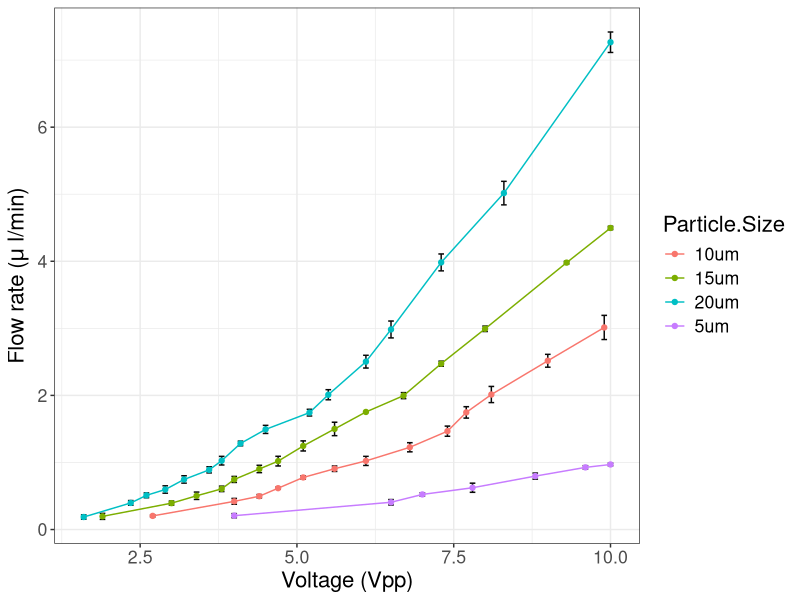
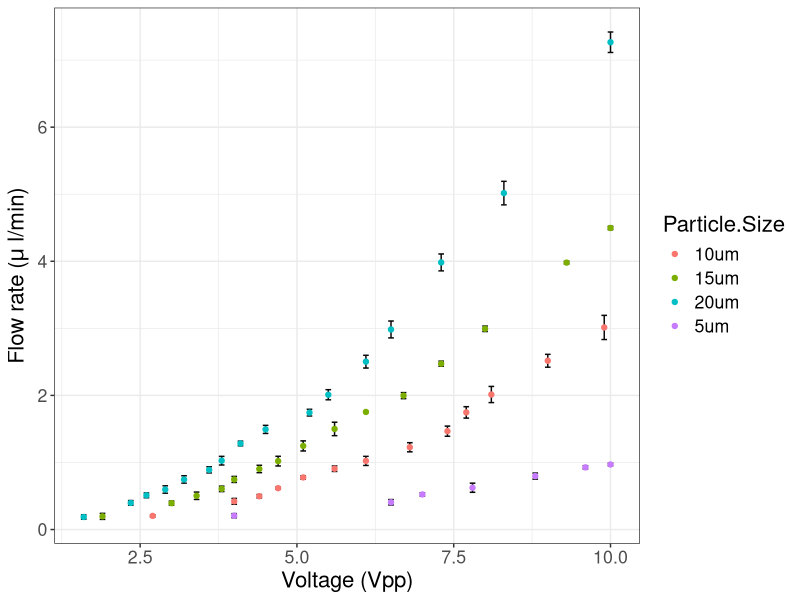

The R source for these figures, in order: (Note: this script raises an error after producing the figures.)
library (ggplot2) #version 3.1.0
library(gridExtra)
library (dplyr)

## adding data in manually
Flow.Rate<-c(0.2,
             0.18,
             0.24,
             0.4,
             0.45,
             0.37,
             0.5,
             0.55,
             0.52,
             0.6,
             0.7,
             0.57,
             0.75,
             0.8,
             0.84,
             0.9,
             0.93,
             0.95,
             0.95,
             0.97,
             0.99,
             0.2,
             0.22,
             0.19,
             0.4,
             0.39,
             0.47,
             0.5,
             0.52,
             0.47,
             0.6,
             0.62,
             0.63,
             0.75,
             0.78,
             0.8,
             0.9,
             0.87,
             0.95,
             1,
             1.1,
             0.97,
             1.25,
             1.15,
             1.28,
             1.5,
             1.38,
             1.52,
             1.75,
             1.66,
             1.83,
             2,
             1.9,
             2.14,
             2.5,
             2.43,
             2.62,
             3,
             2.84,
             3.2,
             0.2,
             0.15,
             0.24,
             0.4,
             0.36,
             0.42,
             0.5,
             0.45,
             0.56,
             0.6,
             0.57,
             0.65,
             0.75,
             0.7,
             0.79,
             0.9,
             0.85,
             0.96,
             1,
             0.96,
             1.1,
             1.25,
             1.17,
             1.32,
             1.5,
             1.4,
             1.6,
             1.75,
             1.75,
             1.76,
             2,
             1.95,
             2.04,
             2.5,
             2.43,
             2.49,
             3,
             3.03,
             2.95,
             4,
             3.96,
             3.98,
             4.5,
             4.47,
             4.52,
             0.2,
             0.21,
             0.15,
             0.4,
             0.36,
             0.43,
             0.5,
             0.48,
             0.55,
             0.6,
             0.54,
             0.65,
             0.75,
             0.69,
             0.8,
             0.9,
             0.84,
             0.93,
             1,
             1.1,
             0.98,
             1.25,
             1.32,
             1.28,
             1.5,
             1.43,
             1.55,
             1.75,
             1.69,
             1.79,
             2,
             1.94,
             2.09,
             2.5,
             2.6,
             2.41,
             3,
             3.1,
             2.85,
             4,
             3.85,
             4.1,
             5,
             4.85,
             5.2,
             7.3,
             7.4,
             7.1)
Voltage<-c(4,
           4,
           4,
           6.5,
           6.5,
           6.5,
           7,
           7,
           7,
           7.8,
           7.8,
           7.8,
           8.8,
           8.8,
           8.8,
           9.6,
           9.6,
           9.6,
           10,
           10,
           10,
           2.7,
           2.7,
           2.7,
           4,
           4,
           4,
           4.4,
           4.4,
           4.4,
           4.7,
           4.7,
           4.7,
           5.1,
           5.1,
           5.1,
           5.6,
           5.6,
           5.6,
           6.1,
           6.1,
           6.1,
           6.8,
           6.8,
           6.8,
           7.4,
           7.4,
           7.4,
           7.7,
           7.7,
           7.7,
           8.1,
           8.1,
           8.1,
           9,
           9,
           9,
           9.9,
           9.9,
           9.9,
           1.9,
           1.9,
           1.9,
           3,
           3,
           3,
           3.4,
           3.4,
           3.4,
           3.8,
           3.8,
           3.8,
           4,
           4,
           4,
           4.4,
           4.4,
           4.4,
           4.7,
           4.7,
           4.7,
           5.1,
           5.1,
           5.1,
           5.6,
           5.6,
           5.6,
           6.1,
           6.1,
           6.1,
           6.7,
           6.7,
           6.7,
           7.3,
           7.3,
           7.3,
           8,
           8,
           8,
           9.3,
           9.3,
           9.3,
           10,
           10,
           10,
           1.6,
           1.6,
           1.6,
           2.35,
           2.35,
           2.35,
           2.6,
           2.6,
           2.6,
           2.9,
           2.9,
           2.9,
           3.2,
           3.2,
           3.2,
           3.6,
           3.6,
           3.6,
           3.8,
           3.8,
           3.8,
           4.1,
           4.1,
           4.1,
           4.5,
           4.5,
           4.5,
           5.2,
           5.2,
           5.2,
           5.5,
           5.5,
           5.5,
           6.1,
           6.1,
           6.1,
           6.5,
           6.5,
           6.5,
           7.3,
           7.3,
           7.3,
           8.3,
           8.3,
           8.3,
           10,
           10,
           10)

Particle.Size=rep(c("5um","10um","15um","20um"),times=c(21,39,45,48))

mydata<-data.frame(Voltage,Flow.Rate, Particle.Size)
mydata$Particle.Size<-as.factor(mydata$Particle.Size)
head(mydata)

##data summary function to calculate mean and sd source: http://www.sthda.com/english/wiki/ggplot2-error-bars-quick-start-guide-r-software-and-data-visualization
##add sd column to data and takes means for each voltage replicate for each particle size
library(plyr)

data_summary <- function(data, varname, groupnames){
  require(plyr)
  summary_func <- function(x, col){
    c(mean = mean(x[[col]], na.rm=TRUE),
      sd = sd(x[[col]], na.rm=TRUE))
  }
  data_sum<-ddply(data, groupnames, .fun=summary_func,
                  varname)
  data_sum <- rename(data_sum, c("mean" = varname))
  return(data_sum)
}
mydata2<-data_summary(mydata, varname = "Flow.Rate", groupnames = c("Particle.Size","Voltage"))
mydata2$Particle.Size=as.factor(mydata2$Particle.Size)
head(mydata2)

######################PLOT USED#################### with greek symbol in tite
theplot<-ggplot(mydata2, aes(x=Voltage,y=Flow.Rate,group=Particle.Size, color=Particle.Size)) +
geom_errorbar(aes(ymin=Flow.Rate-sd,ymax=Flow.Rate+sd),color="grey3")+
  geom_line()+
    geom_point()+
      theme_bw()+
    ylab(expression("Flow rate ("*mu~"l/min)"))+
    xlab("Voltage (Vpp)")+
    theme(text=element_text(size=16))

print(theplot)

theplot2<-ggplot(mydata2, aes(x=Voltage,y=Flow.Rate,group=Particle.Size, color=Particle.Size)) +
  geom_errorbar(aes(ymin=Flow.Rate-sd,ymax=Flow.Rate+sd),color="grey3")+
  geom_point()+
  theme_bw()+
  ylab(expression("Flow rate ("* mu~"l/min)"))+
  xlab("Voltage (Vpp)")+
   theme(text=element_text(size=16))

print(theplot2)
######################PLOT USED#################### with greek symbol in tite


#########EDA mostly###########################
##plot of particle size vs flow rate 
p1<-ggplot(data, aes(Particle.Size,Flow.Rate))
p1_plot<-p1+geom_boxplot(aes(fill=factor(Particle.Size)),show.legend=F)+scale_x_discrete(limits=c("5um","10um","15um","20um"))

##particle size vs voltage
p2<-ggplot(data, aes(Particle.Size,Voltage))
p2_plot<-p2+geom_boxplot(aes(fill=factor(Particle.Size)),show.legend=F)+scale_x_discrete(limits=c("5um","10um","15um","20um"))

##flow rate vs voltage per particle
#5um
five<-subset(data, Particle.Size=="5um")
five_p<-ggplot(five,aes(factor(Voltage),Flow.Rate))
five_plot<-five_p+geom_boxplot(aes(fill=factor(Particle.Size)),show.legend = F)+ylab("Flow rate (ul/min)")+xlab("Voltage (Vpp)")+geom_jitter()+ggtitle("5 um particles")

#10um
ten<-subset(data, Particle.Size=="10um")
ten_p<-ggplot(ten,aes(factor(Voltage),Flow.Rate))
ten_plot<-ten_p+geom_boxplot(aes(fill=factor(Particle.Size)),show.legend = F)+ylab("Flow rate (ul/min)")+xlab("Voltage (Vpp)")+geom_jitter()+ ggtitle("10 um particles")

#15um
fif<-subset(data, Particle.Size=="15um")
fif_p<-ggplot(fif,aes(factor(Voltage),Flow.Rate))
fif_plot<-fif_p+geom_boxplot(aes(fill=factor(Particle.Size)),show.legend = F)+ylab("Flow rate (ul/min)")+xlab("Voltage (Vpp)")+geom_jitter()+ggtitle("15 um particles")

#20um
twenty<-subset(data, Particle.Size=="20um")
twenty_p<-ggplot(twenty,aes(factor(Voltage),Flow.Rate))
twenty_plot<-twenty_p+geom_boxplot(aes(fill=factor(Particle.Size)),show.legend = F)+ylab("Flow rate (ul/min)")+xlab("Voltage (Vpp)")+geom_jitter()+ggtitle("20 um particles")

##all particles 
##grouped scatterplot
sp<-ggplot(data, aes(x=Voltage,y=Flow.Rate))
sp+geom_point(aes(color=Particle.Size))

##grouped scatterplot
sp2<-ggscatter(data, x="Voltage",y="Flow.Rate",color = "Particle.Size", size = 3, alpha=0.6,  palette = "npg")

##calculating mean with dplyr
five.summary<- five %>% group_by(Voltage) %>% 
  summarize (ymin=min(Flow.Rate),
             ymax=max(Flow.Rate),
             ymean=mean(Flow.Rate))
plotfive<-ggplot(five.summary, aes(x=Voltage,y=ymean)) + geom_point(size=2)+geom_errorbar(aes(ymin=ymin,ymax=ymax))

ten

##scatterhist
ggscatterhist(data,x="Voltage", y= "Flow.Rate", color="Particle.Size", size=3, alpha=0.6, palette = "npg", margin.plot = "boxplot", ggtheme=theme_bw())

##all particle plots
p3<-ggplot(data, aes(factor(Voltage),Flow.Rate)) 
p3_pl<-p3+
p3_plot<-p3+geom_boxplot(aes(fill=factor(Particle.Size)),show.legend = F)+ylab("Flow rate (ul/min)")+xlab("Voltage (Vpp)")+geom_jitter()

##another graph
Library(cars)
Library(scales)
scatterplot(Flow.Rate~Voltage|Particle.Size, data=data, ylab="Flow rate (ul/min)", xlab="Voltage (Vpp)")


##outputting pdf
pdffile <- "plots.pdf"
pdf(paste(pdffile,sep=""), paper="letter", width=5, height=3)
grid.arrange(p1_plot,p2_plot,cols = 2)
dev.off()

pdffile <- "sizeplots.pdf"
pdf(paste(pdffile,sep=""), paper="letter", width=8, height=8)
grid.arrange(five_plot,ten_plot,fif_plot,twenty_plot, ncol=2)
dev.off()

####final file selected

pdffile <- "Arash_plot1.pdf"
pdf(paste(pdffile,sep=""), paper="letter", width=8, height=6)
theplot
theplot2
dev.off()




